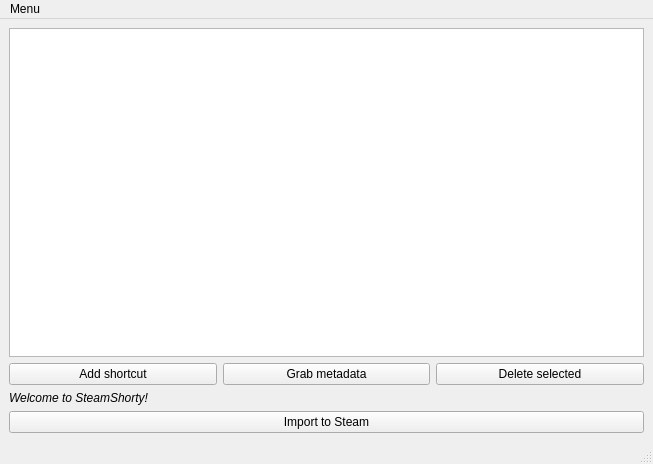
<?xml version="1.0" encoding="UTF-8"?>
<ui version="4.0">
 <class>MainWindow</class>
 <widget class="QMainWindow" name="MainWindow">
  <property name="geometry">
   <rect>
    <x>0</x>
    <y>0</y>
    <width>653</width>
    <height>464</height>
   </rect>
  </property>
  <property name="windowTitle">
   <string>SteamShorty</string>
  </property>
  <widget class="QWidget" name="centralwidget">
   <property name="acceptDrops">
    <bool>true</bool>
   </property>
   <layout class="QGridLayout" name="gridLayout_2">
    <item row="0" column="0">
     <widget class="QTableWidget" name="shortcutsList">
      <property name="sizePolicy">
       <sizepolicy hsizetype="Expanding" vsizetype="Expanding">
        <horstretch>0</horstretch>
        <verstretch>0</verstretch>
       </sizepolicy>
      </property>
      <property name="palette">
       <palette>
        <active>
         <colorrole role="Highlight">
          <brush brushstyle="SolidPattern">
           <color alpha="255">
            <red>0</red>
            <green>170</green>
            <blue>255</blue>
           </color>
          </brush>
         </colorrole>
         <colorrole role="Link">
          <brush brushstyle="SolidPattern">
           <color alpha="255">
            <red>0</red>
            <green>0</green>
            <blue>255</blue>
           </color>
          </brush>
         </colorrole>
         <colorrole role="LinkVisited">
          <brush brushstyle="SolidPattern">
           <color alpha="255">
            <red>0</red>
            <green>0</green>
            <blue>127</blue>
           </color>
          </brush>
         </colorrole>
         <colorrole role="Accent">
          <brush brushstyle="SolidPattern">
           <color alpha="255">
            <red>0</red>
            <green>85</green>
            <blue>255</blue>
           </color>
          </brush>
         </colorrole>
        </active>
        <inactive>
         <colorrole role="Highlight">
          <brush brushstyle="SolidPattern">
           <color alpha="255">
            <red>0</red>
            <green>170</green>
            <blue>255</blue>
           </color>
          </brush>
         </colorrole>
         <colorrole role="Link">
          <brush brushstyle="SolidPattern">
           <color alpha="255">
            <red>0</red>
            <green>0</green>
            <blue>255</blue>
           </color>
          </brush>
         </colorrole>
         <colorrole role="LinkVisited">
          <brush brushstyle="SolidPattern">
           <color alpha="255">
            <red>0</red>
            <green>0</green>
            <blue>127</blue>
           </color>
          </brush>
         </colorrole>
         <colorrole role="Accent">
          <brush brushstyle="SolidPattern">
           <color alpha="255">
            <red>0</red>
            <green>85</green>
            <blue>255</blue>
           </color>
          </brush>
         </colorrole>
        </inactive>
        <disabled>
         <colorrole role="Link">
          <brush brushstyle="SolidPattern">
           <color alpha="255">
            <red>0</red>
            <green>0</green>
            <blue>255</blue>
           </color>
          </brush>
         </colorrole>
         <colorrole role="LinkVisited">
          <brush brushstyle="SolidPattern">
           <color alpha="255">
            <red>0</red>
            <green>0</green>
            <blue>127</blue>
           </color>
          </brush>
         </colorrole>
         <colorrole role="Accent">
          <brush brushstyle="SolidPattern">
           <color alpha="255">
            <red>0</red>
            <green>85</green>
            <blue>255</blue>
           </color>
          </brush>
         </colorrole>
        </disabled>
       </palette>
      </property>
      <property name="acceptDrops">
       <bool>true</bool>
      </property>
      <property name="defaultDropAction">
       <enum>Qt::DropAction::IgnoreAction</enum>
      </property>
      <property name="alternatingRowColors">
       <bool>true</bool>
      </property>
      <property name="selectionMode">
       <enum>QAbstractItemView::SelectionMode::ExtendedSelection</enum>
      </property>
      <property name="selectionBehavior">
       <enum>QAbstractItemView::SelectionBehavior::SelectRows</enum>
      </property>
      <property name="textElideMode">
       <enum>Qt::TextElideMode::ElideRight</enum>
      </property>
      <property name="gridStyle">
       <enum>Qt::PenStyle::SolidLine</enum>
      </property>
      <property name="sortingEnabled">
       <bool>false</bool>
      </property>
      <property name="cornerButtonEnabled">
       <bool>false</bool>
      </property>
      <attribute name="horizontalHeaderStretchLastSection">
       <bool>true</bool>
      </attribute>
     </widget>
    </item>
    <item row="1" column="0">
     <layout class="QHBoxLayout" name="horizontalLayout">
      <item>
       <widget class="QPushButton" name="addButton">
        <property name="text">
         <string>Add shortcut</string>
        </property>
       </widget>
      </item>
      <item>
       <widget class="QPushButton" name="metadataButton">
        <property name="text">
         <string>Grab metadata</string>
        </property>
       </widget>
      </item>
      <item>
       <widget class="QPushButton" name="deleteButton">
        <property name="text">
         <string>Delete selected</string>
        </property>
       </widget>
      </item>
     </layout>
    </item>
    <item row="2" column="0">
     <widget class="QLabel" name="statusLabel">
      <property name="font">
       <font>
        <italic>true</italic>
        <bold>false</bold>
       </font>
      </property>
      <property name="text">
       <string>Welcome to SteamShorty!</string>
      </property>
     </widget>
    </item>
    <item row="3" column="0">
     <widget class="QPushButton" name="importButton">
      <property name="toolTip">
       <string/>
      </property>
      <property name="text">
       <string>Import to Steam</string>
      </property>
     </widget>
    </item>
   </layout>
  </widget>
  <widget class="QMenuBar" name="menubar">
   <property name="geometry">
    <rect>
     <x>0</x>
     <y>0</y>
     <width>653</width>
     <height>22</height>
    </rect>
   </property>
   <property name="defaultUp">
    <bool>false</bool>
   </property>
   <property name="nativeMenuBar">
    <bool>true</bool>
   </property>
   <widget class="QMenu" name="menuMenu">
    <property name="title">
     <string>Menu</string>
    </property>
    <addaction name="actionSetup"/>
    <addaction name="actionExit"/>
   </widget>
   <addaction name="menuMenu"/>
  </widget>
  <widget class="QStatusBar" name="statusbar"/>
  <action name="actionSetup">
   <property name="text">
    <string>Setup</string>
   </property>
  </action>
  <action name="actionExit">
   <property name="text">
    <string>Exit</string>
   </property>
  </action>
 </widget>
 <resources/>
 <connections/>
</ui>
